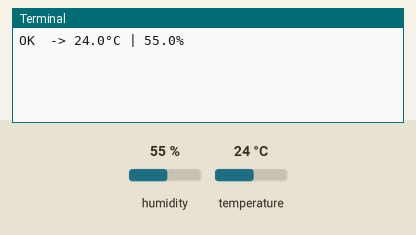
Recording of a program running on a simulated Raspberry Pi (BCM pin numbers). On the bench: the last lines printed to the terminal. The inputs (shaded band) are chosen by the test bench; at power-on: humidity 55 %, temperature 24 °C.

Above: at 1.2 s.
1.3 s: humidity set to 22 %
At 3.0 s:
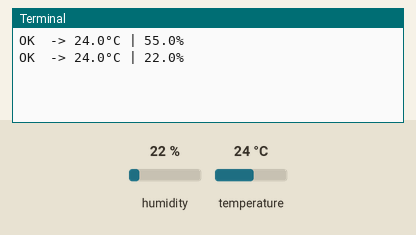
4.1 s: temperature set to 12 °C
At 4.9 s:
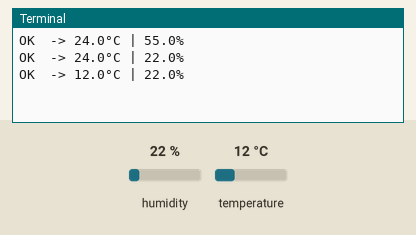
6.9 s: humidity set to 40 %
At 9.9 s:
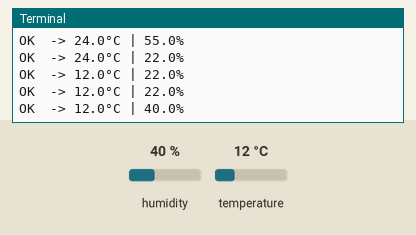
Timing chart, 0 to 11.4 s (numbered marks = the images above; inputs shaded):
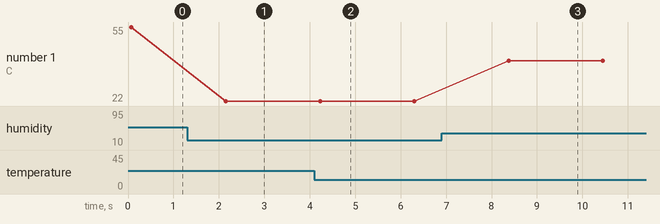

Measured:
- after the input at 1.3 s, the terminal: prints a new line after 0.85 s (image 1)
- after the input at 4.1 s, the terminal: prints a new line after 0.13 s (image 2)
- after the input at 6.9 s, the terminal: prints a new line after 1.5 s (image 3)
- plotted number 1: 55 → 22 after the input at 1.3 s, 22 → 40 after the input at 6.9 s

The program:

dth11.py
```python
import RPi.GPIO as GPIO
import dht11
import time

GPIO.setwarnings(False)
GPIO.setmode(GPIO.BCM)          # IMPORTANT
#GPIO.cleanup()                  # start clean

sensor = dht11.DHT11(pin=4)    # BCM 19 (physical pin 35)

try:
    while True:
        result = sensor.read()
        if result.is_valid():
            print(f"OK  -> {result.temperature:.1f}°C | {result.humidity:.1f}%")
        else:
            # show error code to diagnose (0..5 depending on lib)
            print(f"Fail -> error_code={getattr(result,'error_code', 'n/a')}")
        time.sleep(2)           # DHT11 needs ~1s min between reads
finally:
    GPIO.cleanup()
```
